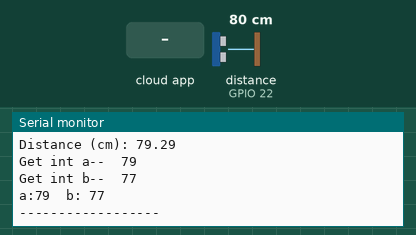
Bench run of a sketch on a simulated ESP32. Parts: the last lines printed to the serial monitor. Wiring (inferred from the names in the program): ultrasonic range finder: trigger GPIO 23; echo GPIO 22. Inputs (shaded band) come from the test bench; at power-on: distance to the obstacle (sensor on GPIO 22) 80 cm. The echo pulse lasts 58.3 µs per cm; WiFi joins after 1.5 s; servers stay silent unless stated; the Firebase database answers and starts empty.

Above: at 4.7 s.
4.8 s: distance to the obstacle (sensor on GPIO 22) set to 2 cm
6.9 s: the phone or cloud app sets a to 0
At 6.9 s:
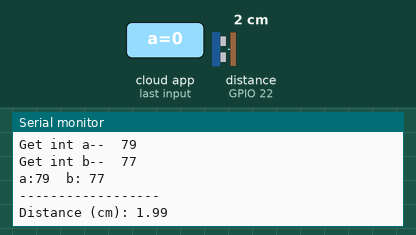
9.0 s: the phone or cloud app sets b to 1
11.1 s: distance to the obstacle (sensor on GPIO 22) set to 4 cm
At 11.6 s:
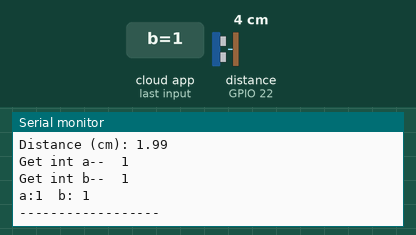
13.2 s: the phone or cloud app sets b to 0
Timing chart, 0 to 16.2 s (numbered marks = the images above; inputs shaded):
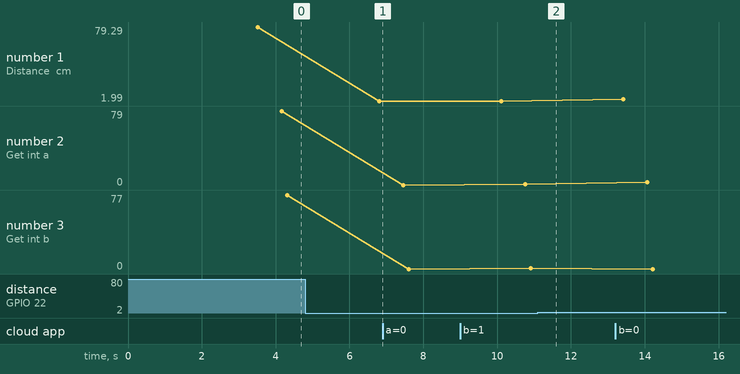

Measured:
- plotted number 1: 79.29 → 1.99 after the input at 4.8 s
- plotted number 3: 1 → 0 after the input at 13.2 s

The sketch:

firebase_level.ino
```cpp
#if defined(ESP32)
#include <WiFi.h>
#include <FirebaseESP32.h>
#elif defined(ESP8266)
#include <ESP8266WiFi.h>
#include <FirebaseESP8266.h>
#endif

//Provide the token generation process info.
#include <addons/TokenHelper.h>

//Provide the RTDB payload printing info and other helper functions.
#include <addons/RTDBHelper.h>

/* 1. Define the WiFi credentials */
/* 1. Define the WiFi credentials */
#define WIFI_SSID "8bitAquaa"
#define WIFI_PASSWORD "Aqua9200"

//For the following credentials, see examples/Authentications/SignInAsUser/EmailPassword/EmailPassword.ino

/* 2. Define the API Key */
#define API_KEY "UsjmuW3b5GzMC67EtAMqPvhcyIyVElZgzsLXZQlz"

/* 3. Define the RTDB URL */
#define DATABASE_URL "https://accidentpreventionsystem-509bc-default-rtdb.firebaseio.com/" //<databaseName>.firebaseio.com or <databaseName>.<region>.firebasedatabase.app

const int trigPin = 23;
const int echoPin = 22;

//define sound speed in cm/uS
#define SOUND_SPEED 0.034
#define CM_TO_INCH 0.393701

long duration;
float distanceCm;
float distanceInch;

//Define Firebase Data object
FirebaseData fbdo;

FirebaseAuth auth;
FirebaseConfig config;


String main="";

int a, b, x, y;


void setup()
{

  Serial.begin(115200);
delay(2000);
  WiFi.begin(WIFI_SSID, WIFI_PASSWORD);
  Serial.print("Connecting to Wi-Fi");
  while (WiFi.status() != WL_CONNECTED)
  {
    Serial.print(".");
    delay(300);
  }
  Serial.println();
  Serial.print("Connected with IP: ");
  Serial.println(WiFi.localIP());
  Serial.println();

  Serial.printf("Firebase Client v%s\n\n", FIREBASE_CLIENT_VERSION);

  /* Assign the api key (required) */
  config.api_key = API_KEY;

  config.database_url = DATABASE_URL;


  //////////////////////////////////////////////////////////////////////////////////////////////
  //Please make sure the device free Heap is not lower than 80 k for ESP32 and 10 k for ESP8266,
  //otherwise the SSL connection will fail.
  //////////////////////////////////////////////////////////////////////////////////////////////

  Firebase.begin(DATABASE_URL, API_KEY);

  //Comment or pass false value when WiFi reconnection will control by your code or third party library
 // Firebase.reconnectWiFi(true);

  Firebase.setDoubleDigits(5);
  pinMode(trigPin, OUTPUT); // Sets the trigPin as an Output
  pinMode(echoPin, INPUT); // Sets the echoPin as an Input
}

void loop()
{


  //  x=random(0,9);
   // y=random(10,19);
     digitalWrite(trigPin, LOW);
   delayMicroseconds(2);
  // Sets the trigPin on HIGH state for 10 micro seconds
  digitalWrite(trigPin, HIGH);
  delayMicroseconds(10);
  digitalWrite(trigPin, LOW);

  // Reads the echoPin, returns the sound wave travel time in microseconds
  duration = pulseIn(echoPin, HIGH);

  // Calculate the distance
  distanceCm = duration * SOUND_SPEED/2;

  // Convert to inches
  distanceInch = distanceCm * CM_TO_INCH;

  // Prints the distance in the Serial Monitor
  Serial.print("Distance (cm): ");
  Serial.println(distanceCm);
 float capacity=distanceCm-2;
 x=distanceCm;
 y=capacity;
  if (Firebase.ready())
  {

    //Firebase.setInt(fbdo, main, 5);
    Firebase.setInt(fbdo, "/test/a", x);
    Firebase.setInt(fbdo, "/test/b", y);
    delay(200);

    Serial.printf("Get int a--  %s\n", Firebase.getInt(fbdo, "/test/a") ? String(fbdo.to<int>()).c_str() : fbdo.errorReason().c_str());
    a=fbdo.to<int>();
    Serial.printf("Get int b--  %s\n", Firebase.getInt(fbdo, "/test/b") ? String(fbdo.to<int>()).c_str() : fbdo.errorReason().c_str());
    b=fbdo.to<int>();

  Serial.println();
  Serial.print("a:");
  Serial.print(a);
  Serial.print("  b: ");
  Serial.print(b);
  Serial.println();
  Serial.println("------------------");
  Serial.println();

  delay(2500);
  }
}
```
